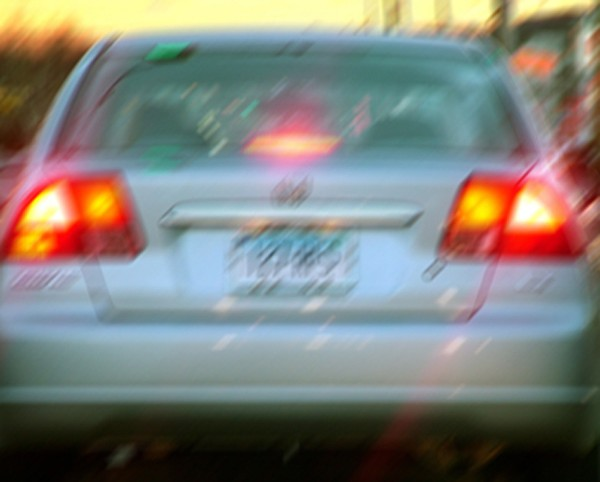
//> input picture Resources/licenseplate_motion.jpg, 600 x 482 px
$ ./main ../../Resources/licenseplate_motion.jpg 2   (built with g++ and OpenCV 4)
//> lines starting //> are read from the running program, lines starting //| are printed output that depends on the picture
/*
 * Simple program to create
 * space variant motion blurr
 * Iteration algorithm
 * flexible Conjugate gradient
 * Polak–Ribière formula
 * with preconditioning,
 * reduction of ringing and noise
 * based on:
 * R. L Lagendijk, PhD thesis
 * Delft, Netherlands, 26 April 1990
 * Iterative Identification and Resoration of Images
 *
 * Laplacian regularized weighted CG iterations, modified
 * based on paper:
 * Spatially Adaptive Intensity Bounds for Image Restoration
 * EURASIP Journal on Applied Signal Processing 2003:12, 1167–1180
 */

#include <iostream>
#include <opencv2/core/core.hpp>
#include <opencv2/core/mat.hpp>
#include <opencv2/highgui/highgui.hpp>
#include <opencv2/imgproc/imgproc.hpp>

using namespace std;

/*
 * Gaussian distribution, taken from GSL
 * sigma i the standard deviation
 * mean is zero - add value if required
 */
double gaussian(const double sigma) {
  double x, y, r2;
  do {
    /* choose x,y in uniform square (-1,-1) to (+1,+1) */
    x = rand();
    y = rand();
    x /= RAND_MAX;
    y /= RAND_MAX;
    x = -1.0 + 2.0 * x;
    y = -1.0 + 2.0 * x;

    /* see if it is in the unit circle */
    r2 = x * x + y * y;
  } while (r2 > 1.0 || r2 == 0);

  /* Box-Muller transform */
  return sigma * y * sqrt(-2.0 * log(r2) / r2);
}

/*
 * Adds Gaussian noise with:
 * mean - mean value
 * stdev - standard deviation
 */
void Gnoise(cv::Mat &imgc, float mean = 0, float stdev = 0.01) {
  int row, col;  // row and column

  srand(time(0));  // initialize random number generator

  for (int row = 0; row < imgc.rows; row++) {
    for (int col = 1; col < imgc.cols; col++) {
      ((float *)(imgc.data + row * imgc.step))[col] += gaussian(stdev) + mean;
    }
  }
}

void Ximgset(cv::Mat &imga)  // generates the image
{
  imga = 0;
  // rectangle coordinates
  int i1 = round((imga.rows) / 5), i2 = round(3 * (imga.cols) / 5),
      j1 = round((imga.rows) / 5), j2 = round(3 * (imga.cols) / 5);

  // circle radius
  int r = round(max(imga.rows, imga.cols) / 5);

  // draws rectangle
  cv::rectangle(imga, cv::Point(i1, j1), cv::Point(i2, j2), cv::Scalar(0.5),
                -1);

  // draws circle
  cv::circle(imga,
             cv::Point(round(5 * (imga.cols) / 8), round(3 * (imga.rows) / 5)),
             r, cv::Scalar(1.0), -1);
}

/*
 * S matrix set up
 */

void Sset(cv::Mat &imga, cv::Mat &imgf, float so2 = 1e-6) {
  int i, j, its;
  const int x1 = 2, y1 = 2;  // size of the scan area
  float s1, s2, p1, smax = 0;
  for (int row = 0; row < imga.rows; row++) {
    for (int col = 0; col < imga.cols; col++) {
      s1 = 0;
      s2 = 0;
      its = 0;
      for (int row1 = -y1; row1 < y1 + 1; row1++) {
        for (int col1 = -x1; col1 < x1 + 1; col1++, its++) {
          // replicate boundary conditions
          if ((row + row1) < 0)
            i = 0;
          else if ((row + row1) > (imga.rows - 1))
            i = imga.rows - 1;
          else
            i = row + row1;

          if ((col + col1) < 0)
            j = 0;
          else if ((col + col1) > (imga.cols - 1))
            j = imga.cols - 1;
          else
            j = col + col1;
          s1 += ((float *)(imga.data + i * imga.step))[j];
        }
      }

      // s1/=(2.0*x1+1.0)*(2.0*y1+1.0);
      s1 /= its;

      for (int row1 = -y1; row1 < y1 + 1; row1++) {
        for (int col1 = -x1; col1 < x1 + 1; col1++) {
          // replicate boundary conditions
          if ((row + row1) < 0)
            i = 0;
          else if ((row + row1) > (imga.rows - 1))
            i = imga.rows - 1;
          else
            i = row + row1;

          if ((col + col1) < 0)
            j = 0;
          else if ((col + col1) > (imga.cols - 1))
            j = imga.cols - 1;
          else
            j = col + col1;
          p1 = ((float *)(imga.data + i * imga.step))[j];
          s2 += (p1 - s1) * (p1 - s1);
        }
      }

      s2 = ((s2 - so2) > 0) ? s2 - so2 : 0;

      if (s2 > smax) smax = s2;
      ((float *)(imgf.data + row * imgf.step))[col] = s2;
    }
  }

  // cout << smax << '\n';

  for (int row = 0; row < imga.rows; row++) {
    for (int col = 0; col < imga.cols; col++) {
      float a1 = ((float *)(imgf.data + row * imgf.step))[col];
      ((float *)(imgf.data + row * imgf.step))[col] =
          1.0 / (1 + (1000.0 * a1 / smax));
    }
  }
}

/*
 * Function which introduces
 * blurring kernel on image
 * with periodic boundary conditions
 * kernel is spatially dependent
 */

void BlurrPBCsv(cv::Mat &imga, cv::Mat &imgb, cv::Mat &imgc, int fl = 0) {
  float s1, s2, s3, s4, s5;
  int i, j;

  cv::namedWindow("test", 0);

  for (int row = 0; row < imga.rows; row++) {
    // here the kernel is changed
    imgb = 0;
    if (fl == 0) {
      // ksetMoveXY(imgb,5,0);

      imgb = 0;
      s4 = 0;
      for (int col = 0; col < imgb.cols / 2; col++) {
        // classic
        // s5=(abs(col)>5)?0:1;
        // Gaussian
        // s5=exp(-col*col/(2.0*5*5));
        // erfc
        s5 = 0.5 * erfc((col - 20) / 2.0);
        // cout << s5 << '\n';
        s4 += s5;
        ((float *)(imgb.data + 0 * imgb.step))[col + imgb.cols / 2] = s5;
      }
      imgb = imgb * 1.0 / s4;
      // cv::imshow("test", imgb);
      // cv::waitKey(0);
    } else {
      // ksetMoveXY(imgb,-5,0);
      imgb = 0;
      s4 = 0;
      for (int col = 0; col > -(imgb.cols / 2); col--) {
        // classic
        // s5=(abs(col)>5)?0:1;
        // Gaussian
        // s5=exp(-col*col/(2.0*5*5));
        // erfc
        s5 = 0.5 * erfc((abs(col) - 20) / 2.0);
        s4 += s5;
        // cout << s5 << '\n';
        ((float *)(imgb.data + 0 * imgb.step))[col + imgb.cols / 2] = s5;
      }
      imgb = imgb * 1.0 / s4;
      cv::imshow("test", imgb);
      // cv::waitKey(0);
    }

    for (int col = 0; col < imga.cols; col++) {
      s2 = 0;

      for (int row1 = 0; row1 < imgb.rows; row1++) {
        for (int col1 = 0; col1 < imgb.cols; col1++) {
          s1 = ((float *)(imgb.data + row1 * imgb.step))[col1];

          if ((row - row1 + imgb.rows / 2) >= 0) {
            if ((row - row1 + imgb.rows / 2) < (imga.rows)) {
              i = row - row1 + imgb.rows / 2;
            } else {
              i = row - row1 + imgb.rows / 2 - imga.rows + 1;
            }

          } else {
            i = (row - row1 + imgb.rows / 2) + imga.rows - 1;
          }

          if ((col - col1 + imgb.cols / 2) >= 0) {
            if ((col - col1 + imgb.cols / 2) < (imga.cols)) {
              j = col - col1 + imgb.cols / 2;
            } else {
              j = col - col1 + imgb.cols / 2 - imga.cols + 1;
            }

          } else {
            j = (col - col1 + imgb.cols / 2) + imga.cols - 1;
          }

          s3 = ((float *)(imga.data + i * imga.step))[j] * s1;
          s2 += s3;
        }
      }
      ((float *)(imgc.data + row * imgc.step))[col] = s2;
    }
  }
}

/*
 * Function to calculate
 * the standard deviation
 * of the noise
 */

float NoiseDev(const cv::Mat &imga) {
  cv::Mat imgd = cv::Mat(imga.rows, imga.cols, CV_32FC1);
  float re, im, shar, sum;

  shar = 0.8;
  sum = 0.0;
  imgd = imga * 1.0 / 255.0;
  cv::dft(imgd, imgd, cv::DFT_COMPLEX_OUTPUT);
  for (int row = int(shar * imgd.rows / 2); row < (imgd.rows / 2) - 1; row++) {
    for (int col = int(shar * imgd.cols / 2); col < (imgd.cols / 2) - 1;
         col++) {
      re = imgd.at<std::complex<float> >(row, col).real();
      im = imgd.at<std::complex<float> >(row, col).imag();
      sum += sqrt(re * re + im * im);
    }
  }
  sum /= ((imgd.rows / 2) - int(shar * imgd.rows / 2)) *
         ((imgd.cols / 2) - int(shar * imgd.cols / 2)) *
         sqrt((imgd.rows) * (imgd.cols));
  return (sum);
}

int main(int argc, char *argv[]) {
  // initial two images, blurred, deblurred, residual and image, blurred
  // preconditioned image, temp vector, regularization, weights
  cv::Mat img, imgi, imgb, imgx, imgr, imgp, imgap, imgr0, imgl, imgls, imglr;
  int m = 320, n = 240,
      ksize;       // image dimensions and radius of blurring, kernel size
  cv::Mat kernel;  // kernel for blurring
  int it;          // iteration counter
  const int x1 = 25, y1 = 0;  // Define vector of motion blurr
  double gk, bk, norm, rs,
      alpha;                 // Temp for dot product, regularization coefficient
  const float regul = 1500;  // regularization constant
  float stdev, isnr, isnr0;  // Noise standard deviation, ISNR

  // creates initial image
  if ((argc >= 2) &&
      !(imgi = cv::imread(argv[1], cv::IMREAD_GRAYSCALE)).empty()) {
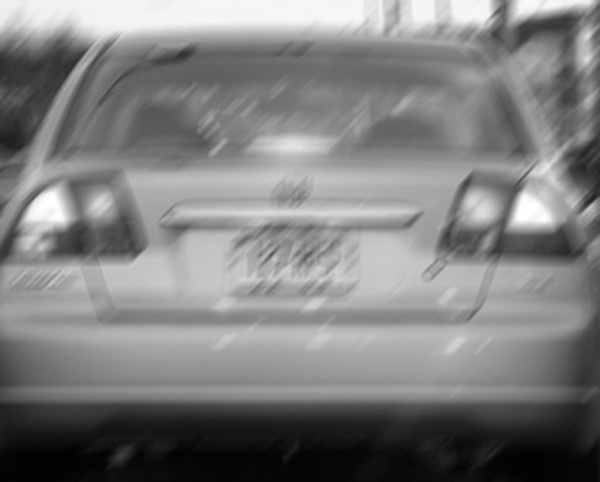
//> imgi: 482 rows x 600 cols, CV_8UC1; min 0, max 255, mean 126.2
    imgi.convertTo(img, CV_32F);
    img = img * 1.0 / 255.0;
  } else {
    img = cv::Mat(n, m, CV_32FC1);
    Ximgset(img);
  }

  imgb = img.clone();

  // createst simple kernel for motion
  ksize = max(abs(x1), abs(y1));

  // creates blurring kernel
  kernel = cv::Mat(1, 2 * ksize + 1, CV_32FC1);

  // direct blurring via kernel
  BlurrPBCsv(img, kernel, imgb);
//> the loop in BlurrPBCsv, `for (int row = 0; row < imga.rows; row++)` made 482 passes
//> s2 on passes 1 to 12: 0.821, 0.812, 0.79, 0.756, 0.715, 0.671, 0.628, 0.599, 0.565, 0.542, 0.517, 0.497
//> after the loop in BlurrPBCsv, `for (int row = 0; row < imga.rows; row++)`: imgb = 51 values, max 0.0488 at index 25, min 0 at index 0, mean 0.0196; s4 = 20.5; s5 = 0.00234; s2 = 0.0295; s1 = 0; i = 481; j = 574; s3 = 0
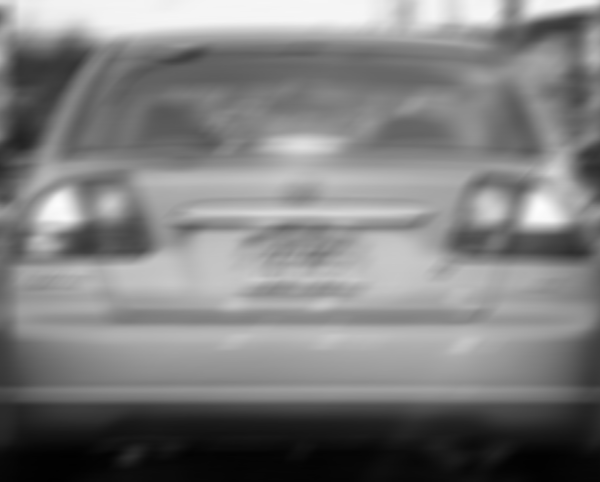
//> imgb: 482 rows x 600 cols, CV_32FC1; min 0.0065, max 0.996, mean 0.495
//> kernel has the same summary as imgb in BlurrPBCsv

  float s1 = 0;

  /*
  //average value of the  image pixels

  for(int row=0;row<img.rows;row++)
          for(int col=0;col<img.cols;col++)
                  {
                          float a1=((float*)(img.data +
  row*img.step))[col]; s1+=a1;
                  }
  s1/=(img.cols)*(img.rows);

  //initial SNR
  s1=(3.12*s1)/NoiseDev(img)*100;
  s1=10*log(s1)/2.302585093;
  cout << "iSNR:  " << s1 << '\n';
  */

  // average value of the blurred image pixels
  s1 = 0;
  for (int row = 0; row < imgb.rows; row++)
    for (int col = 0; col < imgb.cols; col++) {
      float a1 = ((float *)(imgb.data + row * imgb.step))[col];
      s1 += a1;
    }
//> this loop made 482 passes
//> s1 on passes 1 to 3: 553.7, 1107.2, 1660.2
//> after the loop, s1 = 143202.7
  s1 /= (imgb.cols) * (imgb.rows);
//> s1 = 0.495

  cout << "Average image value:  " << s1 << '\n';
//| Average image value:  0.495168

  if (argc == 3) {
    stdev = atof(argv[2]);
//> stdev = 2
    // add some salt and pepper noise
    // SPnoise(imgb, stdev);

    // add some gauss noise
    Gnoise(imgb, 0.0, stdev);
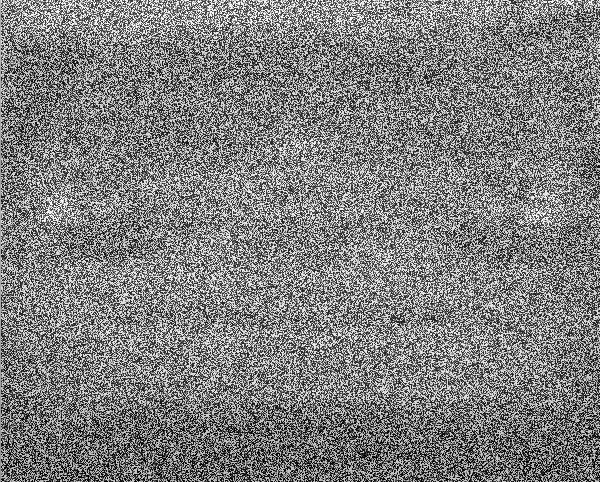
//> imgb: 482 rows x 600 cols, CV_32FC1; min -2.73, max 1.96, mean -0.384; drawn with min black and max white

    // add some poisson noise
    // Pnoise(imgb, 0.01*50000);

    // add some speckle noise
    // SPEnoise(imgb, 0.1);

    // add some uniform noise
    // Unoise(imgb, 1.00, 0.01);
  }

  stdev = NoiseDev(imgb) * regul / 3.12;
//> the loop in NoiseDev, `for (int row = int(shar * imgd.rows / 2); row < (imgd.rows / 2) - 1; r..` made 48 passes
//> (re, im, sum) on passes 1 to 12: (4.67, -0.615, 139.6), (0.863, 1.14, 287.6), (2.56, 3.19, 433.4), (1.94, -0.369, 584.5), (0.258, 3.38, 738), (3.54, -3.5, 904.7), (1.63, -1.41, 1060.1), (2.47, 2.67, 1215.5), (1.47, -0.0947, 1337.5), (1.31, -4.3, 1508), (3.61, 0.569, 1672.5), (1.54, 1.11, 1818.8)

  // blurred SNR
  s1 = s1 / stdev;

  cout << "Alpha:  " << 1.0 / s1 << '\n';  // as suggested in the paper
//| Alpha:  4.49743
  alpha = 1.0 / s1;

  s1 = 10 * log(s1) / 2.302585093;
  cout << "BSNR:  " << s1 << '\n';
//| BSNR:  -6.52965

  // upper part of ISNR
  isnr0 = cv::norm(imgb, img, cv::NORM_L2);

  // displays image
  cv::namedWindow("Initial", cv::WINDOW_AUTOSIZE);
  cv::imshow("Initial", img);
  cv::namedWindow("Blurred", cv::WINDOW_AUTOSIZE);
  cv::imshow("Blurred", imgb);
  cv::namedWindow("Deblurred", cv::WINDOW_AUTOSIZE);

  // initial approximation of the restored image
  imgx = imgb.clone();

  // regularization parameters
  imgl = imgb.clone();
  // weights
  imgls = imgb.clone();
  imglr = imgb.clone();
  Sset(imgb, imgls, stdev * stdev);

  // set R matrix
  for (int row = 0; row < imgb.rows; row++) {
    for (int col = 0; col < imgb.cols; col++) {
      float a1 = ((float *)(imgb.data + row * imgb.step))[col];
      // if (a1>=1.0) cout << a1 << '\n';
      ((float *)(imglr.data + row * imglr.step))[col] = 1.0;  //(a1>=1.0)?0:1;
    }
  }

  cv::namedWindow("Weight S", cv::WINDOW_AUTOSIZE);
  cv::imshow("Weight S", imgls);
  cv::namedWindow("Weight R", cv::WINDOW_AUTOSIZE);
  cv::imshow("Weight R", imglr);

  // alpha=0.00001;

  // initial approximation of the residual
  imgr = imgb.clone();
  BlurrPBCsv(imgx, kernel, imgr);
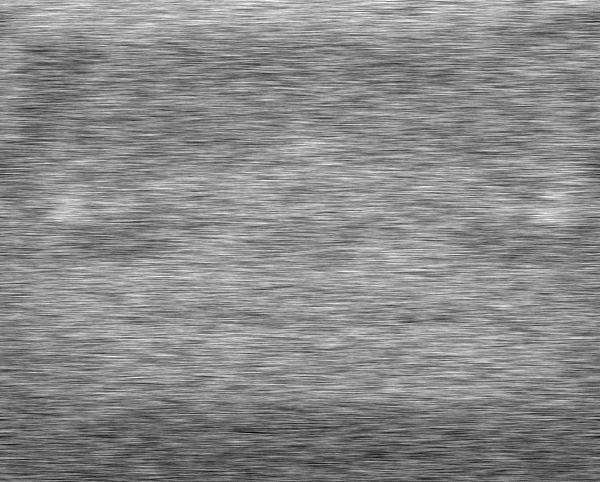
//> imgr: 482 rows x 600 cols, CV_32FC1; min -2.1, max 1.06, mean -0.384; drawn with min black and max white
  cv::subtract(imgb, imgr, imgr);
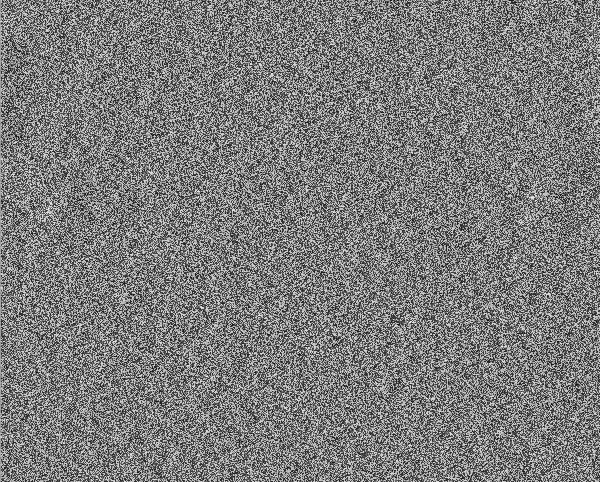
//> imgr: 482 rows x 600 cols, CV_32FC1; min -2.82, max 2.97, mean 0.000119; drawn with min black and max white
  BlurrPBCsv(imgr, kernel, imgr, 1);
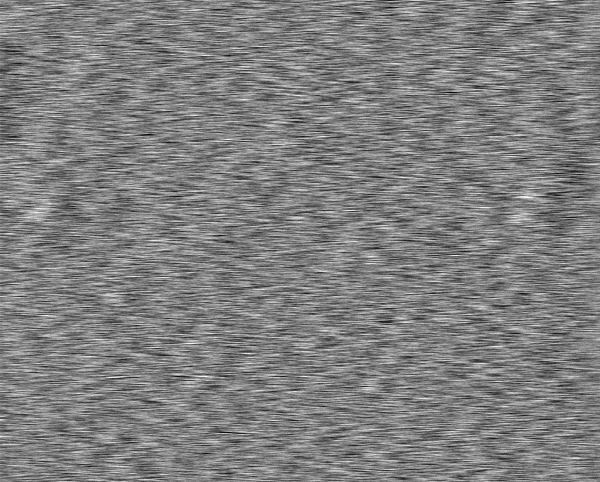
//> imgr: 482 rows x 600 cols, CV_32FC1; min -0.965, max 0.96, mean -0.0011; drawn with min black and max white

  // add regularization
  cv::Laplacian(imgb, imgl, -1);
  // weights
  cv::Laplacian(imgl, imgl, -1);
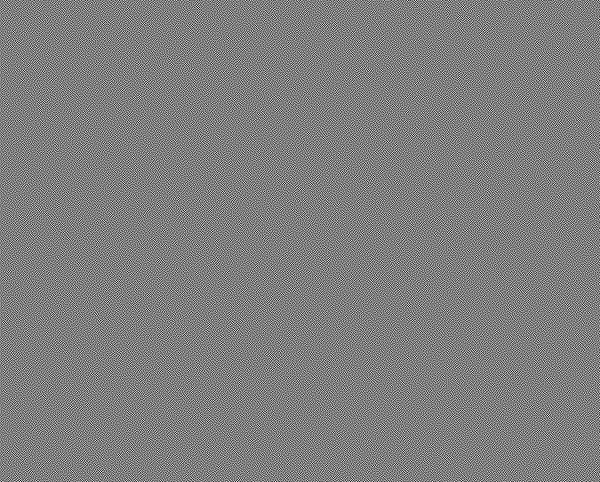
//> imgl: 482 rows x 600 cols, CV_32FC1; min -106.2, max 107, mean 0; drawn with min black and max white
  imgl = imgl * alpha;
  cv::subtract(imgr, imgl, imgr);

  imgr0 = imgr.clone();
  imgr0 = 0;

  // initial approximation of preconditioner
  imgp = imgr.clone();

  // initial approximation of preconditioned blurred image
  imgap = imgb.clone();

  // reset iteration counter
  it = 0;

  do {
    // gamma_k initial
    gk = 1.0 / imgr.dot(imgr);

    // modification - improves convergence
    imgr.copyTo(imgr0);

    // r_k
    imgr = imgb.clone();

    BlurrPBCsv(imgx, kernel, imgr);
    cv::subtract(imgb, imgr, imgr);

    // weights
    cv::multiply(imgr, imglr, imgr);

    BlurrPBCsv(imgr, kernel, imgr, 1);

    // add regularization
    cv::Laplacian(imgx, imgl, -1);

    // weights
    cv::multiply(imgl, imgls, imgl);

    cv::Laplacian(imgl, imgl, -1);
    imgl = imgl * alpha;
    cv::subtract(imgr, imgl, imgr);

    // modification - improves convergence
    cv::subtract(imgr, imgr0, imgr0);

    // gamma_k final - modified to improve convergence
    gk *= imgr.dot(imgr0);  // original gk*=imgr.dot(imgr);

    // p_k
    cv::addWeighted(imgr, 1.0, imgp, gk, 0.0, imgp);

    // beta_k
    BlurrPBCsv(imgp, kernel, imgap);

    // regularization
    cv::Laplacian(imgp, imgl, -1);
    // bk = 1.0 / (imgap.dot(imgap) + alpha * imgl.dot(imgl));

    bk = 0;
    for (int row = 0; row < imgx.rows; row++) {
      for (int col = 0; col < imgx.cols; col++) {
        float a1 = ((float *)(imgl.data + row * imgl.step))[col];
        float a2 = ((float *)(imgls.data + row * imgls.step))[col];
        float a3 = ((float *)(imgap.data + row * imgap.step))[col];
        float a4 = ((float *)(imglr.data + row * imglr.step))[col];
        // weighted method
        bk += alpha * a1 * a1 * a2 + a3 * a3 * a4;
      }
    }
    bk = 1.0 / bk;

    bk *= imgr.dot(imgp);

    // stopping coefficient
    float s1 = 0, s2 = 0;
    for (int row = 0; row < imgx.rows; row++)
      for (int col = 0; col < imgx.cols; col++) {
        float a1 = ((float *)(imgx.data + row * imgx.step))[col];
        float a2 = ((float *)(imgp.data + row * imgp.step))[col];
        s1 += a1 * (bk * a2) * a1 * (bk * a2);
        s2 += a1 * a1;
      }
    norm = (s2 != 0) ? s1 / s2 : 0;

    // ISNR
    isnr = 10 * log(isnr0 / cv::norm(img, imgx, cv::NORM_L2)) / 2.302585093;

    // x_k
    cv::addWeighted(imgx, 1.0, imgp, bk, 0.0, imgx);

    // S matrix updated
//> (the run ends here: the time limit is reached, at `for (int row = 0; row < imga.rows; row++)`)
